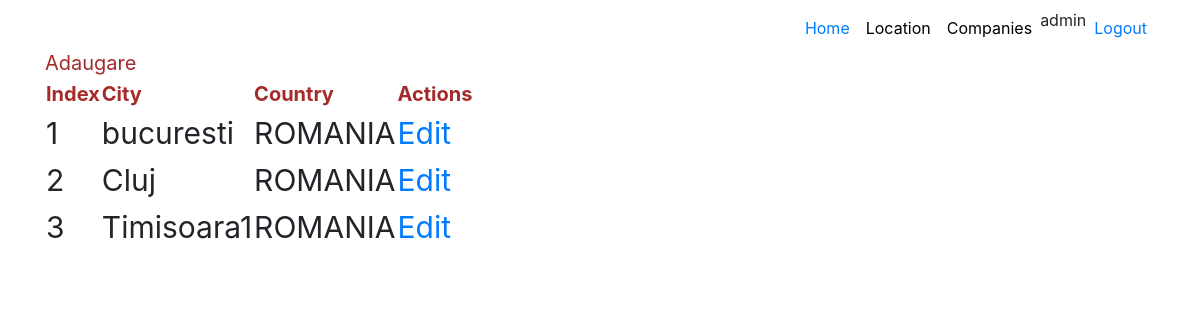
/location/ (signed in), run on an earlier commit of the app's database.
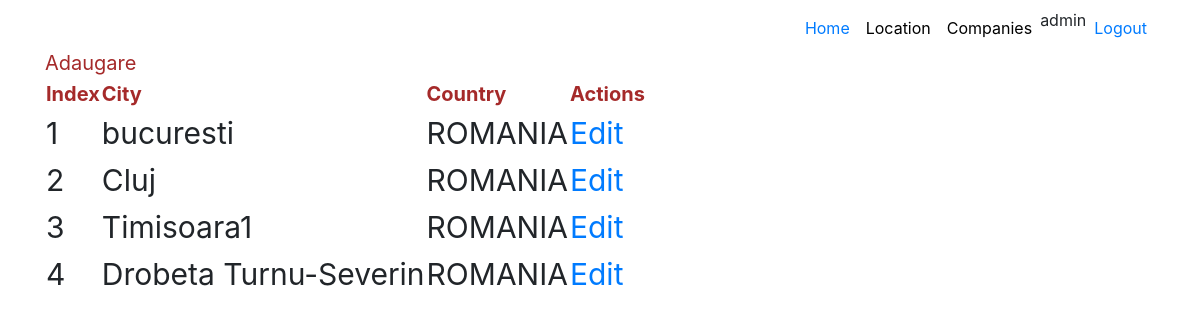
And on a later commit of the database.
### aplicatie1/models.py (models this page shows, shortened)
class Location(models.Model):
    country = models.CharField(max_length=100)
    city = models.CharField(max_length=100)

### aplicatie1/views.py (the view)
# urls.py: path('', views.HomeIndex.as_view(), name="home"),
class HomeIndex(LoginRequiredMixin, ListView):
    model = Location
    template_name = 'aplicatie1/location_index.html'
    context_object_name = 'all_locations'

### templates/aplicatie1/location_index.html
{% extends 'base.html' %}
{% block content %}
    <br>
    <br>
    <a href="{% url 'aplicatie1:adaugare' %}" class="header_style">Adaugare</a>
    <table id="id_tabel">
        <thead class="header_style">
        <th>Index</th>
        <th>City</th>
        <th>Country</th>
        <th>Actions</th>
        </thead>
        <tbody>
        {% for item in all_locations %}
            <tr>
                <td>{{ forloop.counter }}</td>
                <td>{{ item.city }}</td>
                <td>{{ item.country|upper }}</td>
                <td><a href="{% url 'aplicatie1:modificare' item.id %}">Edit</a></td>
            </tr>
        {% endfor %}
        </tbody>
    </table>
{% endblock %}

### templates/base.html (shortened to what this page needs)
<!DOCTYPE html>
<html lang="en">
<head>
    {% load static %}
    <link rel="stylesheet" href="https://maxcdn.bootstrapcdn.com/bootstrap/4.0.0/css/bootstrap.min.css"
>
    <link href="{% static 'css/style.css' %}" rel="stylesheet">
</head>
<body class="about-us">
<nav class="navbar navbar-expand-lg fixed-top navbar-transparent nav-down" color-on-scroll="200">
    <div class="container">
        <div class="collapse navbar-collapse">
            <ul class="navbar-nav ml-auto">
                <li class="nav-item">
                    <a class="nav-link" href="#">
                        Home
                    </a>
                </li>
                <li class="nav-item">
                    <a href="{% url 'aplicatie1:home' %}" class="nav-link" style="color:black">
                        Location
                    </a>
                </li>
                <li class="nav-item">
                    <a href="{% url 'aplicatie2:home' %}" class="nav-link" style="color:black">
                        Companies
                    </a>
                </li>
                {% if request.user.is_authenticated %}
                    <li class="nav-item">
                        <a>{{ request.user.username }}</a>
                    </li>
                {% endif %}
                {% if request.user.is_authenticated == True %}
                    <li class="nav-item">
                        <a href="{% url 'logout' %}" class="nav-link">
                            Logout
                        </a>
                    </li>
                {% endif %}
            </ul>
        </div>
    </div>
</nav>
<div class="page-header page-header-small">
    <div class="content-center">
        <div class="container">
            {% block content %}
            {% endblock %}
        </div>
    </div>
</div>
</body>
</html>

### static/css/style.css (style rules this page uses)
.header_style { font-size: 20px; color: brown; }
#id_tabel { font-size: 30px; }

What changed in the data, as far as the page shows it:
added Location: city "Drobeta Turnu-Severin", country "ROMANIA"
